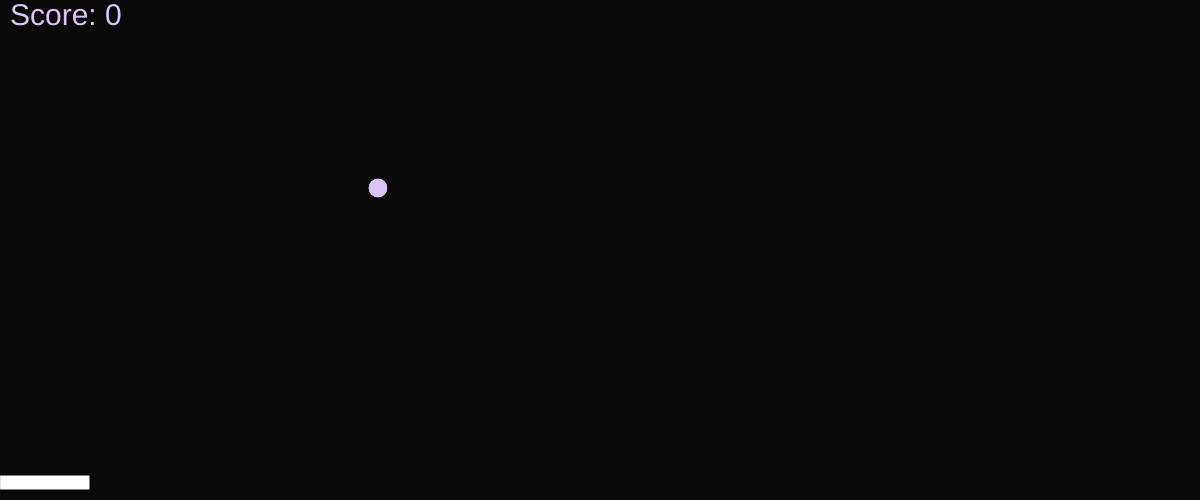
Frame 1 (no input)
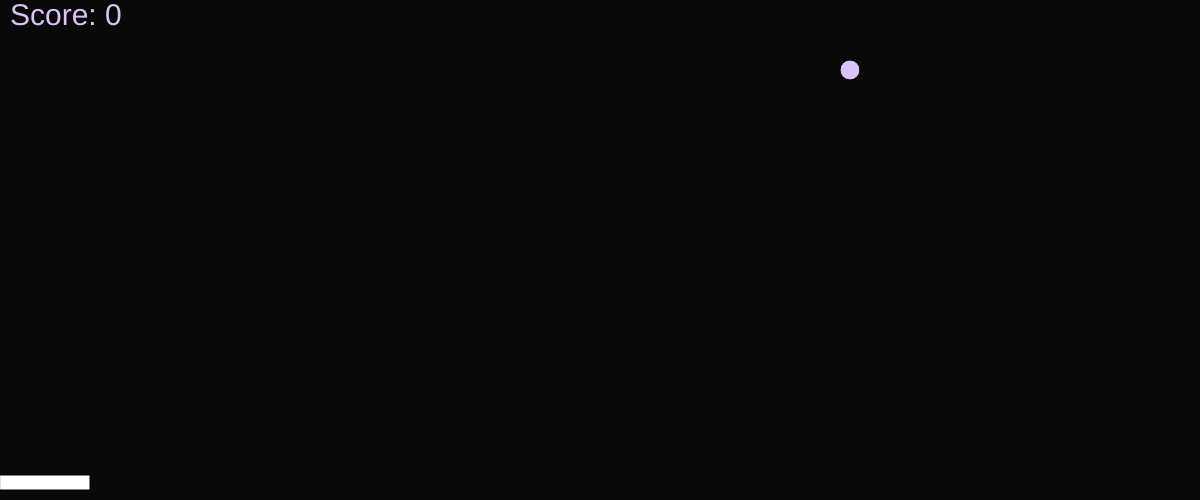
Frame 60 (no input)
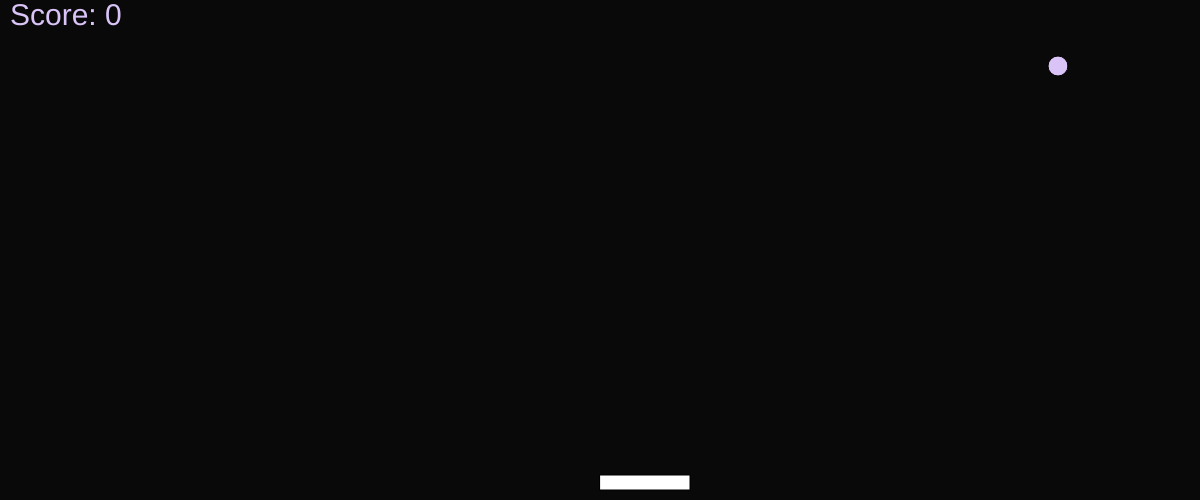
Frame 120 (the mouse pressed at the canvas centre since frame 60)

The p5.js sketch that drew these frames (run headless with seeded random() and noise() and a simulated clock; from frame 60 on, the mouse is pressed at the canvas centre):

// p5.js sketch
// ── sketch.js
// Anna Wasson
// Lab 4: Pong
// 2-10-19

// Random Ball Placement
var xBall = Math.floor(Math.random() * 300) + 100;
var yBall = Math.floor(Math.random() * 150) + 45;
var xSpeed = (3, 8);
var ySpeed = (-7, -2);
var score = 0

// Canvas
function setup() {
  createCanvas(1200, 500);
}

//Background

function draw() {

  // Background
  background(9);

  // Paddle
  fill('#ffffff');
  rect(mouseX, 475, 90, 15);

  //Functions
  move();
  display();
  bounce();
  //resetBall();
  paddle();

  //Score
  fill('#d9c3f7');
  textSize(30);
  text("Score: " + score, 10, 25);
}
// Ball Functions
function move() {
  xBall += xSpeed;
  yBall += ySpeed;
}


function bounce() {

  if (xBall < 10 ||
    xBall > 1200 - 10) {
    xSpeed *= -1;
  }
  if (yBall < 10 ||
    yBall > 500 - 10) {
    ySpeed *= -1;
  }
}


// Reset Ball
//function resetBall() {
//  if (yBall >= 400 ||
//    yBall > 400 - 10) {
//    ySpeed = 4;
// }

//}

function display() {
  fill('#d9c3f7');
  ellipse(xBall, yBall, 20, 20);
}

// Bounce off Paddle
function paddle() {
  if ((xBall > mouseX &&
      xBall < mouseX + 90) &&
    (yBall + 10 >= 475)) {
    xSpeed *= -1;
    ySpeed *= -1;
    score++;

  }
}
